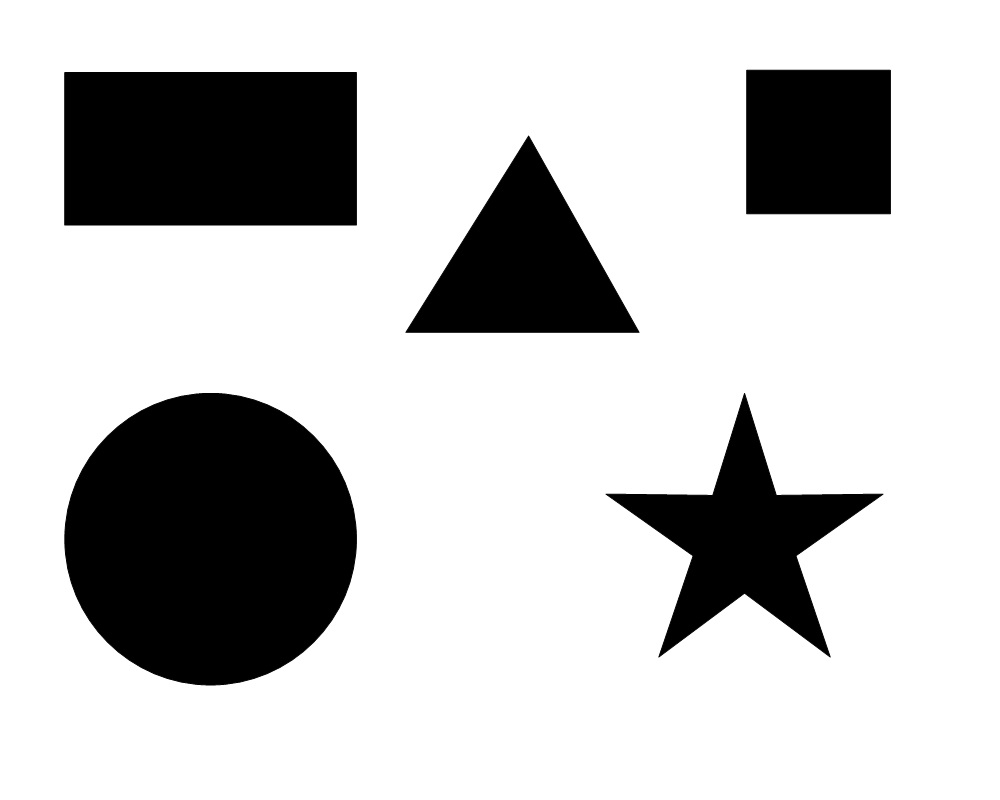
#> input picture Images/someshapes.jpg, 1000 x 800 px, found by its file name
$ python GameOfShape.py   (older library calls are emulated)
#> lines starting #> are read from the running program, lines starting #| are printed output that depends on the picture; after the words box and inside, x2 and y2 are one past the last pixel; in counts of white or black regions, pixels touching at a corner belong together

import numpy as np
import cv2

# Load the models built in the previous steps
shapes=("Rectangle","Square","Triangle","Star","Circle")

d_shape=shapes[2]

blueLower = np.array([110,50,50])
blueUpper = np.array([130,255,255])
# Define a 5x5 kernel for erosion and dilation
kernel = np.ones((5, 5), np.uint8)
image = cv2.imread('someshapes.jpg')
#> image is the input picture: shape (800, 1000, 3); min 0, max 255, mean 197.7
image = cv2.resize(image, (640,480), interpolation = cv2.INTER_AREA)
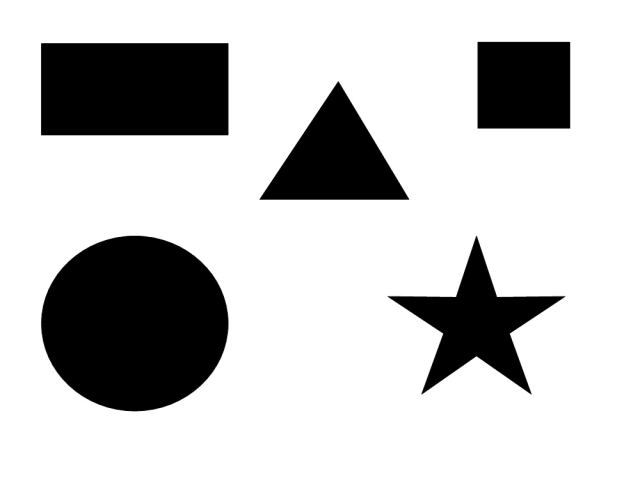
#> image: shape (480, 640, 3); min 0, max 255, mean 197.7

gray = cv2.cvtColor(image, cv2.COLOR_BGR2GRAY)
ret, thresh = cv2.threshold(gray, 127, 255, 1)
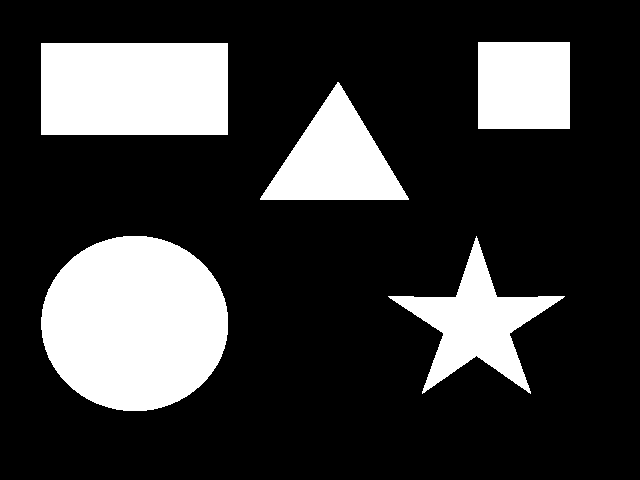
#> thresh: shape (480, 640); 22.5% white; 5 white regions

_,contours, hierarchy = cv2.findContours(thresh.copy(), cv2.RETR_LIST, cv2.CHAIN_APPROX_NONE)
#> contours = 5 contours; box (x1, y1, x2, y2) and area: (41, 236, 228, 411) 25509, (41, 43, 228, 135) 16926, (388, 236, 565, 394) 8788, (260, 82, 409, 200) 8770, (478, 42, 570, 129) 7826

mapping={}

for cnt in contours:
    # Get approximate polygons
    approx = cv2.approxPolyDP(cnt, 0.01*cv2.arcLength(cnt,True),True)
    shape_name=None

    if len(approx) == 3:
        shape_name = shapes[2]

    elif len(approx) == 4:
        x,y,w,h = cv2.boundingRect(cnt)
        # Check to see if 4-side polygon is square or rectangle
        # cv2.boundingRect returns the top left and then width and
        if abs(w-h) <= 5:
            shape_name = shapes[1]
        else:
            shape_name = shapes[0]

    elif len(approx) == 10:
        shape_name = shapes[3]

    elif len(approx) >= 15:
        shape_name = shapes[4]

    mapping[shape_name]=cnt
#> this loop made 5 passes
#> (approx, x, y, w, h, shape_name) on passes 4 to 5: ([[41, 43], [41, 134], [227, 134], [227, 43]], 41, 43, 187, 92, 'Rectangle'), ([[478, 42], [478, 128], [569, 128], [569, 42]], 478, 42, 92, 87, 'Square')
#> (approx, shape_name) on pass 3: ([[408, 198], [337, 82], [260, 199]], 'Triangle')
#> after the loop, mapping = 5 items


camera = cv2.VideoCapture(0)

#dist = cv2.pointPolygonTest(cnt,(50,50),True)

# Keep looping
while True:
    # Grab the frame
        (grabbed, frame) = camera.read()
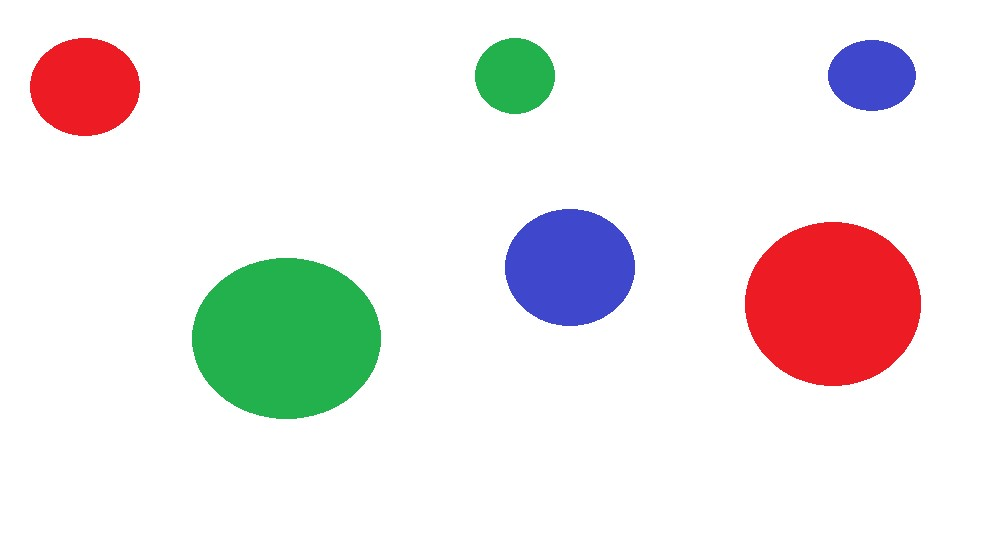
#> input picture Images/ColorGameImg.jpg, 1006 x 541 px, given in place of the camera
#> frame is the input picture: shape (541, 1006, 3); mean B, G, R 231.5, 232.1, 236.3
        if not grabbed:
            break

        frame = cv2.flip(frame, 1)
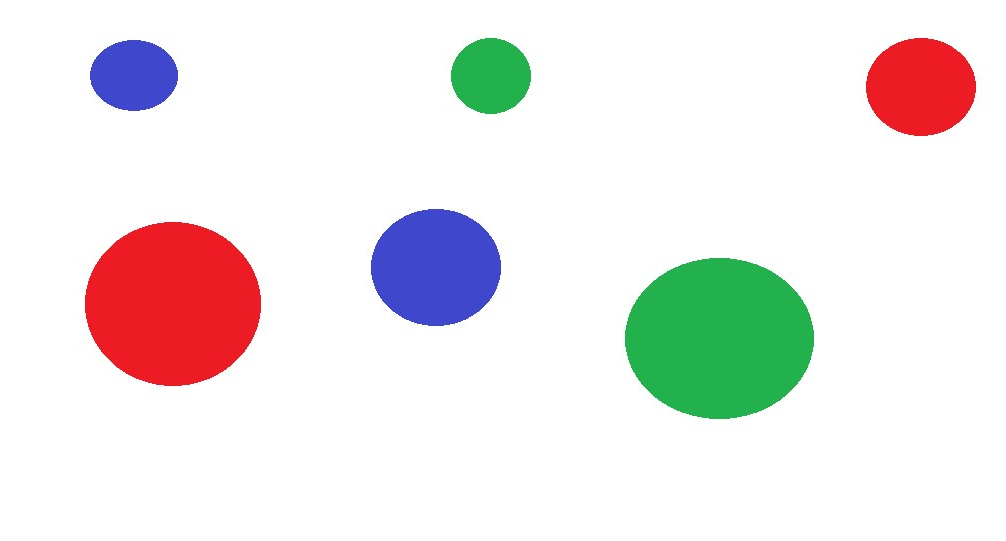
#> frame: shape (541, 1006, 3); mean B, G, R 231.5, 232.1, 236.3
        hsv = cv2.cvtColor(frame, cv2.COLOR_BGR2HSV)
#> hsv: shape (541, 1006, 3); mean H, S, V 21.1, 29.1, 248.1
        gray = cv2.cvtColor(frame, cv2.COLOR_BGR2GRAY)
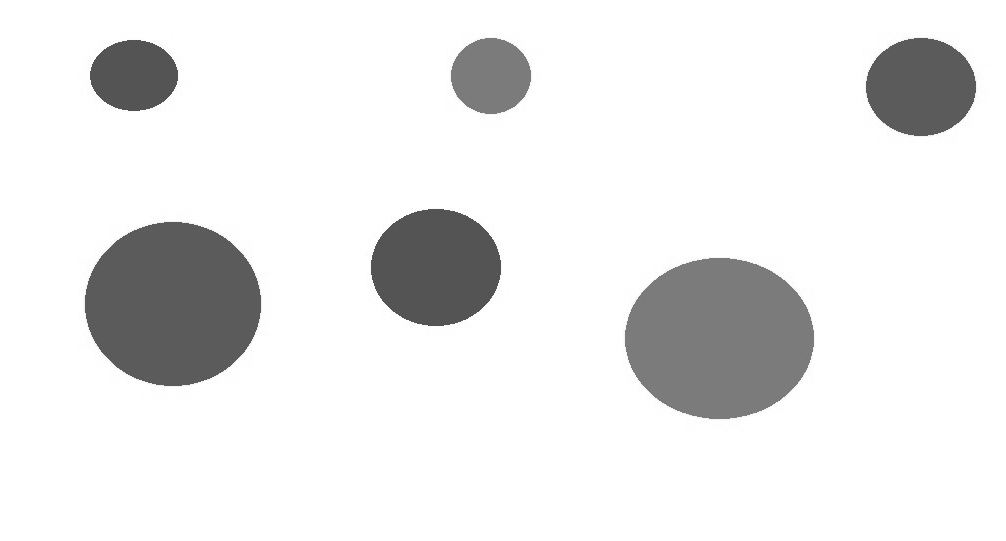
#> gray: shape (541, 1006); min 69, max 255, mean 233.3

        # Check to see if we have reached the end of the video
        # (useful when input is a video file not a live video stream)
        if not grabbed:
            break


    # Determine which pixels fall within the blue boundaries and then blur the binary image
        blueMask = cv2.inRange(hsv, blueLower, blueUpper)
#> blueMask: shape (541, 1006); 3.1% white; 2 white regions, box (x1, y1, x2, y2) and area: (371, 209, 501, 326) 11922, (90, 40, 178, 111) 4878
        blueMask = cv2.erode(blueMask, kernel, iterations=2)
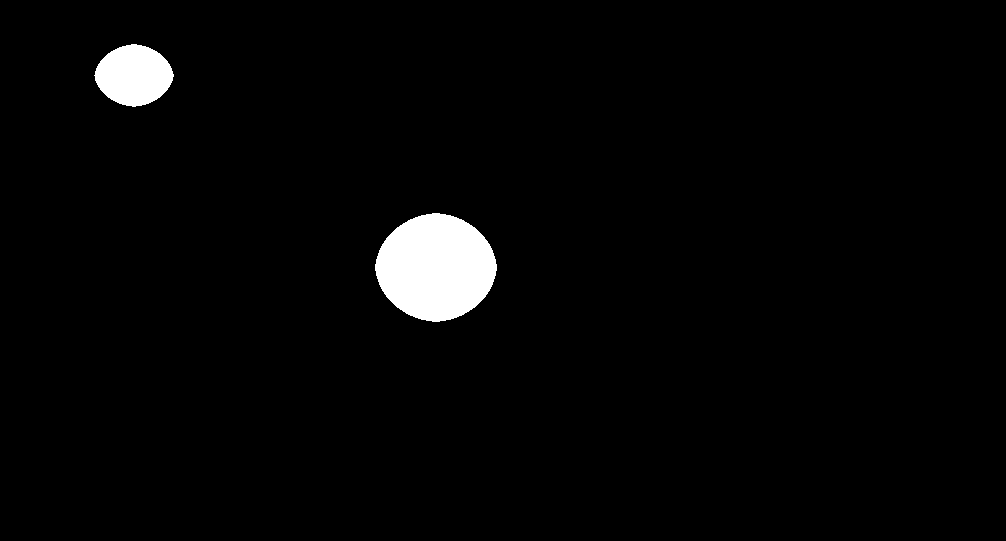
#> blueMask: shape (541, 1006); 2.5% white; 2 white regions, box (x1, y1, x2, y2) and area: (375, 213, 497, 322) 10010, (94, 44, 174, 107) 3670
        blueMask = cv2.morphologyEx(blueMask, cv2.MORPH_OPEN, kernel)
#> blueMask: shape (541, 1006); 2.5% white; 2 white regions, box (x1, y1, x2, y2) and area: (375, 213, 497, 322) 10010, (95, 44, 173, 106) 3662
        blueMask = cv2.dilate(blueMask, kernel, iterations=1)
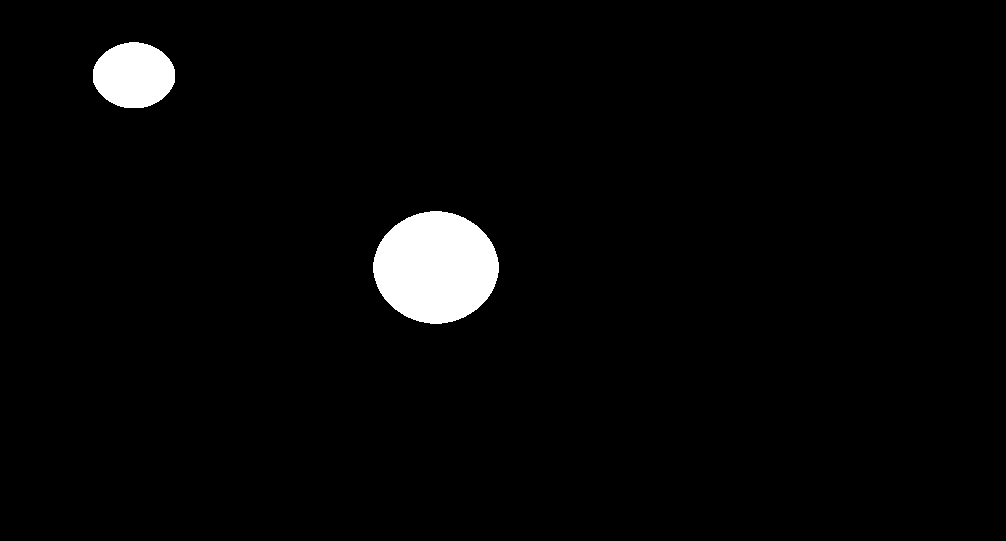
#> blueMask: shape (541, 1006); 2.8% white; 2 white regions

        # Find contours (bottle cap in my case) in the image
        (_,cnts, _) = cv2.findContours(blueMask.copy(), cv2.RETR_EXTERNAL, cv2.CHAIN_APPROX_SIMPLE)
#> cnts = 2 contours; box (x1, y1, x2, y2) and area: (373, 211, 499, 324) 10784, (93, 42, 175, 108) 4134
        center=None


    # Check to see if any contours were found
        	# Sort the contours and find the largest one -- we
        	# will assume this contour correspondes to the area of the bottle cap
        if len(cnts)>0:
            cnt = sorted(cnts, key = cv2.contourArea, reverse = True)[0]
#> cnt = contour of 168 points, box (x1, y1, x2, y2) (373, 211, 499, 324), area 10784
                # Get the radius of the enclosing circle around the found contour
            ((x, y), radius) = cv2.minEnclosingCircle(cnt)
#> x = 435.5; y = 267; radius = 62.7
            center=(int(x),int(y))
#> center = (435, 267)
                # Draw the circle around the contour
                #cv2.circle(frame, (int(x), int(y)), int(radius), (0, 255, 255), 2)
                # Get the moments to calculate the center of the contour (in this case Circle)

            for shape in mapping.keys():
                dist= cv2.pointPolygonTest(mapping[shape],center,True)
                if dist>=0:
                    if shape==d_shape:
                        cv2.drawContours(image, [mapping[shape]], 0, (0, 255, 0), -1)
                    else:
                        cv2.drawContours(image, [mapping[shape]], 0, (0, 0, 255), -1)
                    break
#> this loop made 5 passes
#> (shape, dist) on passes 1 to 5: ('Star', -28.79), ('Circle', -212.6), ('Triangle', -73.16), ('Rectangle', -246.9), ('Square', -145.5)

            image_up=image.copy()
            cv2.circle(image_up,center,5,(0,255,255),-1)
#> image_up: shape (480, 640, 3); 0.03% of pixels changed, all inside (x1, y1, x2, y2) = (430, 262, 441, 273)
            cv2.imshow("Frame",image_up)

        else: cv2.imshow("Frame",image)

        #cv2.imshow("o_frame",frame)


    # If the 'q' key is pressed, stop the loop
        if cv2.waitKey(1) & 0xFF == ord("q"):
#> (key q is pressed here)
            break

# Cleanup the camera and close any open windows
camera.release()
cv2.destroyAllWindows()
